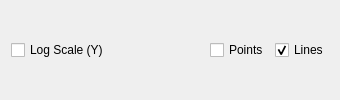
        <widget class="QWidget" name="pageLog">
         <layout class="QHBoxLayout" name="horizontalLayout">
          <item>
           <widget class="QCheckBox" name="chk1DLog">
            <property name="sizePolicy">
             <sizepolicy hsizetype="Fixed" vsizetype="Fixed">
              <horstretch>0</horstretch>
              <verstretch>0</verstretch>
             </sizepolicy>
            </property>
            <property name="text">
             <string>Log Scale (Y)</string>
            </property>
           </widget>
          </item>
          <item>
           <spacer name="horizontalSpacer_20">
            <property name="orientation">
             <enum>Qt::Horizontal</enum>
            </property>
            <property name="sizeType">
             <enum>QSizePolicy::Expanding</enum>
            </property>
            <property name="sizeHint" stdset="0">
             <size>
              <width>95</width>
              <height>20</height>
             </size>
            </property>
           </spacer>
          </item>
          <item>
           <widget class="QCheckBox" name="chkPoints">
            <property name="enabled">
             <bool>true</bool>
            </property>
            <property name="sizePolicy">
             <sizepolicy hsizetype="Fixed" vsizetype="Fixed">
              <horstretch>0</horstretch>
              <verstretch>0</verstretch>
             </sizepolicy>
            </property>
            <property name="text">
             <string>Points</string>
            </property>
           </widget>
          </item>
          <item>
           <widget class="QCheckBox" name="chkLines">
            <property name="enabled">
             <bool>true</bool>
            </property>
            <property name="sizePolicy">
             <sizepolicy hsizetype="Fixed" vsizetype="Fixed">
              <horstretch>0</horstretch>
              <verstretch>0</verstretch>
             </sizepolicy>
            </property>
            <property name="text">
             <string>Lines</string>
            </property>
            <property name="checked">
             <bool>true</bool>
            </property>
           </widget>
          </item>
         </layout>
        </widget>
